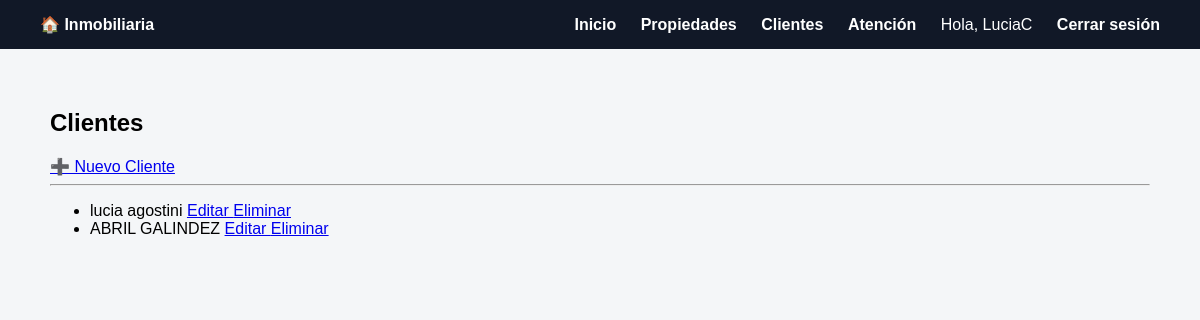
The page /clientes/ (signed in) on the database its author committed.
### usuarios/models.py (models this page shows, shortened)
class Usuario(AbstractUser):
    telefono = models.CharField(
        max_length=20,
        blank=True
    )

### clientes/models.py (models this page shows)
class Cliente(models.Model):
    nombre = models.CharField(max_length=100)
    apellido = models.CharField(max_length=100)
    telefono = models.CharField(max_length=20)
    email = models.EmailField()
    class Meta:
        verbose_name = "Cliente"
        verbose_name_plural = "Clientes"
    def __str__(self):
        return f"{self.nombre} {self.apellido}"

### clientes/views.py (the view)
@login_required
def lista_clientes(request):
    clientes = Cliente.objects.all()
    return render(request, 'clientes/lista.html', {'clientes': clientes})

### inmobiliaria/context_processors.py (called while the page is built)
def datos_extra(request):
    return {
        'nombre_sitio': 'Inmobiliaria Django'
    }

### templates/clientes/lista.html
{% extends 'base.html' %}
{% block content %}
<h2>Clientes</h2>
<a href="{% url 'crear_cliente' %}">
    ➕ Nuevo Cliente
</a>
<hr>
<ul>
{% for cliente in clientes %}
    <li>
        {{ cliente }}
        <a href="{% url 'editar_cliente' cliente.id %}">
            Editar
        </a>
        <a href="{% url 'eliminar_cliente' cliente.id %}">
            Eliminar
        </a>
    </li>
{% empty %}
    <li>No hay clientes registrados.</li>
{% endfor %}
</ul>
{% endblock %}

### templates/base.html (shortened to what this page needs)
<!DOCTYPE html>
<html lang="es">
<head>
</head>
<body>
<div class="nav">
    <div>
        <a href="{% url 'home' %}">🏠 Inmobiliaria</a>
    </div>
    <div>
        <a href="{% url 'home' %}">Inicio</a>
        <a href="{% url 'lista_propiedades' %}">Propiedades</a>
        <a href="{% url 'lista_clientes' %}">Clientes</a>
        <a href="{% url 'atencion' %}">Atención</a>
        {% if user.is_authenticated %}
            <span style="color:white; margin-left:10px; margin-right:10px;">
                Hola, {{ user.username }}
            </span>
            <a href="{% url 'logout' %}">Cerrar sesión</a>
        {% else %}
            <a href="{% url 'login' %}">Ingresar</a>
            <a href="{% url 'registro' %}">Registrarse</a>
        {% endif %}
    </div>
</div>
<div class="container">
    {% block content %}
    {% endblock %}
</div>
</body>
</html>

### templates/base.html (style rules this page uses)
body { margin: 0; font-family: Arial, sans-serif; background: #f4f6f8; }
.nav { background: #111827; padding: 15px 30px; display: flex; justify-content: space-between; align-items: center; flex-wrap: wrap; }
.nav a { color: white; text-decoration: none; margin: 0 10px; font-weight: bold; }
.container { max-width: 1100px; margin: auto; padding: 40px; }

### rows shown on the page
Usuario: username "LuciaC"
Cliente: nombre+apellido "lucia agostini"
Cliente: nombre+apellido "ABRIL GALINDEZ"
